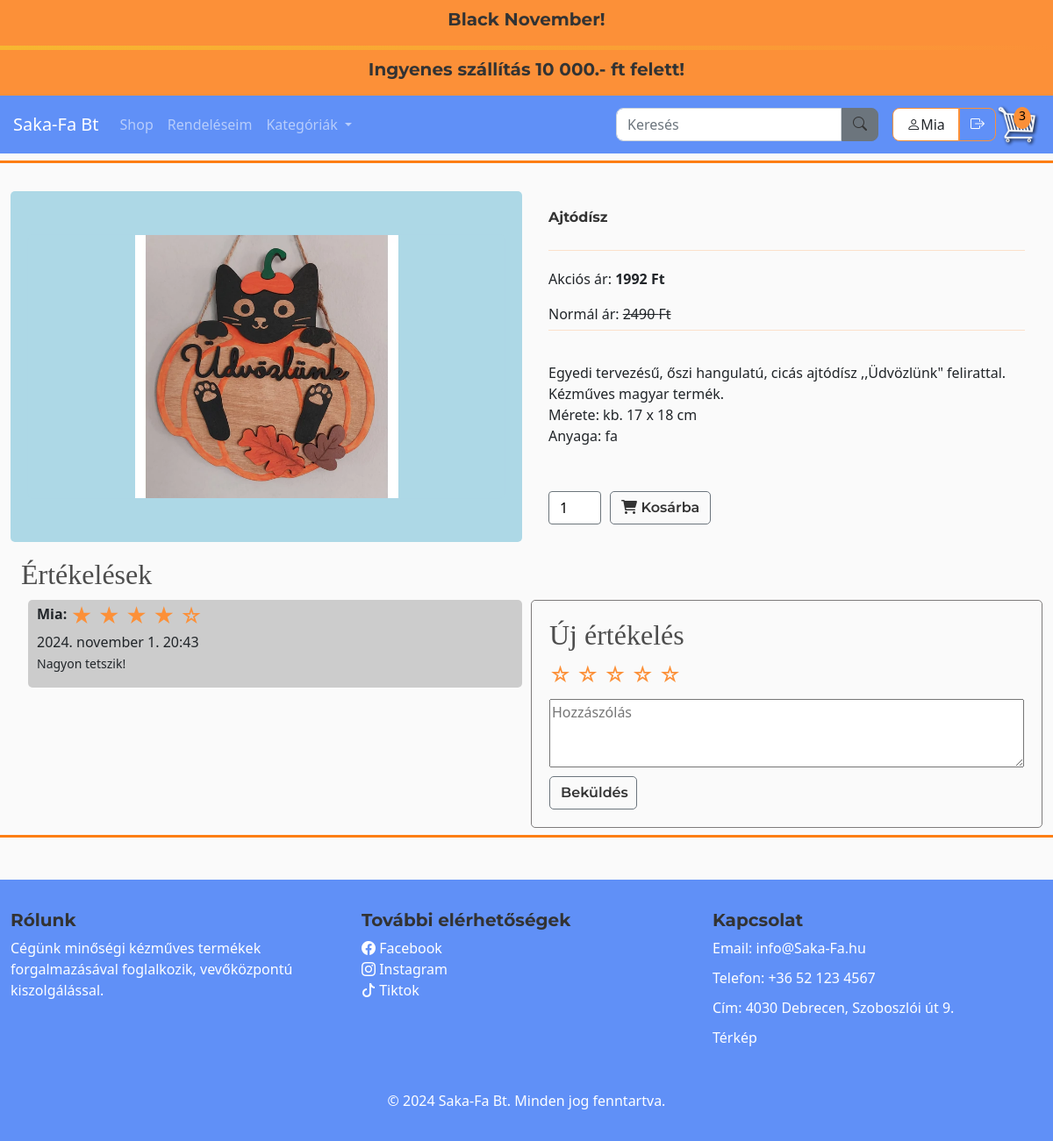
/product/1/ (signed in), run on the app's committed database.
### store/models.py (models this page shows, shortened)
class TopBarText(models.Model):
    title = models.CharField(max_length=100, verbose_name="Cím")
    content = models.TextField(verbose_name="Szöveg")
    updated_at = models.DateTimeField(auto_now=True, verbose_name="Utolsó frissítés")
    class Meta:
        verbose_name = "Top Bar szöveg"
        verbose_name_plural = "Top Bar szövegek"

class Product(models.Model):
    CATEGORY_CHOICES = [
        ('option1', 'FÁBÓL KÉSZÜLT'),
        ('option2', 'KÖTÖTT-HORGOLT'),
        ('option3', 'PÖTTYÖSCICA'),
        ('option4', 'TEXTIL'),
    ]
    name = models.CharField(max_length=200)
    price = models.FloatField()
    discount_percentage = models.FloatField(default=0)  # Kedvezmény százalék mező
    image = models.ImageField(null=True, blank=True)
    description = models.TextField(blank=True)
    category = models.CharField(max_length=10, choices=CATEGORY_CHOICES, default='option1')
    class Meta:
        verbose_name = "Termék"
        verbose_name_plural = "Termékek"
    @property
    def imageURL(self):
        try:
            url = self.image.url
        except:
            url = ''
        return url
    @property
    def discounted_price(self):
        if self.discount_percentage > 0:
            discount_amount = (self.discount_percentage / 100) * self.price
            return round(self.price - discount_amount, 2)
        return self.price

class Review(models.Model):
    RATING_CHOICES = [(i) for i in range(1, 6)]
    product = models.ForeignKey(Product, on_delete=models.CASCADE, related_name='reviews')
    user = models.ForeignKey(User, on_delete=models.CASCADE)
    rating = models.IntegerField(
        default=1,
        validators=[MinValueValidator(1), MaxValueValidator(5)]  # Csak 1 és 5 közötti értékek engedélyezettek
    )
    comment = models.TextField(blank=True, null=True)
    created_at = models.DateTimeField(auto_now_add=True)
    class Meta:
        verbose_name = "Vélemény"
        verbose_name_plural = "Vélemények"
        unique_together = ('user', 'product')

### store/views.py (the view, shortened to what this page needs)
# urls.py: path('product/<int:product_id>/', views.product_detail, name='product_detail'),
def product_detail(request, product_id):
    product = get_object_or_404(Product, id=product_id)
    reviews = Review.objects.filter(product=product)
    form = ReviewForm()
    cart_data = cartData(request)  # Kosár adatok lekérdezése
    cartItems = cart_data['cartItems']  # Kosár tételek száma
    items = cart_data['items']  # Kosár tételek
    cart_total = cart_data['cart_total']  # Kosár végösszegének lekérése
    return render(request, 'store/product_detail.html', {
        'product': product,
        'items': items,
        'cartItems': cartItems,
        'reviews': reviews,
        'form': form,
        'show_cart': request.user.is_authenticated,
        'messages': messages.get_messages(request),
        'cart_total' : cart_total,
    })

### store/templates/store/product_detail.html (shortened to what this page needs)
{% extends "store/main.html" %}
{% load static %}
{% load markdown_extras %}
{% block content %}
<div class="container">
    <div class="row product-row">
        <div class="product-img col-12 col-md-6 content-box">
            <img id="myImg" src="{{ product.imageURL }}" alt="{{ product.name }}" class="thumbnail" data-bs-toggle="modal" data-bs-target="#imageModal">
        </div>
        <div class="product-description col-12 col-md-6 content-box">
            <h6 class="product-name"><strong>{{ product.name }}</strong></h6>
            <hr>
            <div class="product">
                {% if product.discount_percentage > 0 %}
                    <p>Akciós ár: <strong>{{ product.discounted_price|floatformat:0 }} Ft</strong></p>
                    <p>Normál ár: <span style="text-decoration: line-through;">{{ product.price|floatformat:0 }} Ft</span></p>
                {% else %}
                    <p>Ár: <strong>{{ product.price|floatformat:0 }} Ft</strong></p>
                {% endif %}
            </div>
            <hr>
            <div>
                <p>{{ product.description|markdown|safe }}</p>
            </div>
            <div style="margin-top: 20px; display: flex; align-items: center;">
                <input type="number" min="1" value="1" id="quantity-{{ product.id }}" class="custom-quantity-input" style="width: 60px;">
                <button data-product="{{ product.id }}" data-action="add" class="btn btn-outline-secondary add-btn update-cart"><i class="fas fa-shopping-cart"></i> Kosárba</button>
            </div>
        </div>
        <div class="col-12 product-separator">
            <h2>Értékelések</h2>
        </div>
        <div class="col-12 col-md-6 content-box" id="review">
            {% for review in reviews %}
                <div class="review">
                    <strong>{{ review.user.username }}:</strong>
                    <span class="star-rating" data-rating="{{ review.rating}}">
                        {% for i in '12345' %}
                            {% if forloop.counter <= review.rating|add:0 %}
                                <label class="star">★</label>
                            {% else %}
                                <label class="star">☆</label>
                            {% endif %}
                        {% endfor %}
                    </span>
                    <p>{{ review.created_at}}<br><small>{{ review.comment }}</small></p>
                </div>
            {% empty %}
                <p>Nincsenek értékelések.</p>
            {% endfor %}
        </div>
        <div class="col-12 col-md-6 content-box" id="content-box">
            <h2>Új értékelés</h2>
            {% if show_cart %}
                <form method="post" id="review-form">
                    <div class="star-rating">
                        <label for="1-star" class="star">☆</label>
                        <label for="2-stars" class="star">☆</label>
                        <label for="3-stars" class="star">☆</label>
                        <label for="4-stars" class="star">☆</label>
                        <label for="5-stars" class="star">☆</label>
                    </div>
                    <textarea name="comment" rows="3" placeholder="Hozzászólás" required></textarea>
                    <button class="btn btn-outline-secondary" type="submit">Beküldés</button>
                </form>
            {% else %}
                <p>Bejelentkezés szükséges az értékeléshez.</p>
            {% endif %}
        </div>
    </div>
</div>
{% endblock content %}

### store/templates/store/main.html (shortened to what this page needs)
<!DOCTYPE html>
{% load static %}
<html lang="hu">
<head>
    <link href="https://cdnjs.cloudflare.com/ajax/libs/bootstrap-icons/1.10.0/font/bootstrap-icons.min.css" rel="stylesheet">
    <link rel="stylesheet" href="https://cdnjs.cloudflare.com/ajax/libs/font-awesome/6.0.0-beta3/css/all.min.css">
    <link href="https://cdn.jsdelivr.net/npm/bootstrap@5.0.2/dist/css/bootstrap.min.css" rel="stylesheet">
    <link rel="stylesheet" type="text/css" href="{% static 'css/main.css' %}">
</head>
<body>
    <div class="TopBar">
        <div class="container">
            <div class="row">
                <div class="col-12">
                    <div class="custom-banner marquee">
                        {% for text in topbar_texts %}
                            <h4>{{ text.title }}</h4>
                        {% endfor %}
                    </div>
                </div>
                <div class="animated-divider"></div>
                <div class="col-12">
                    <div class="custom-banner marquee">
                        {% for text in topbar_texts %}
                            <h4>{{ text.content }}</h4>
                        {% endfor %}
                    </div>
                </div>
            </div>
        </div>
    </div>
    <nav class="navbar navbar-expand-lg navbar-dark bg-primary">
        <a class="navbar-brand" href="{% url 'index' %}">Saka-Fa Bt</a>
        <div class="collapse navbar-collapse" id="navbarSupportedContent">
            <ul class="navbar-nav me-auto">
                <li class="nav-item active">
                    <a class="nav-link" href="{% url 'store' %}">Shop<span class="sr-only">(current)</span></a>
                </li>
                <li class="nav-item active">
                    <a class="nav-link" href="{% url 'order_list' %}">Rendeléseim</a>
                </li>
                <li class="nav-item dropdown">
                    <a class="nav-link dropdown-toggle" href="#" id="navbarDropdown" role="button" data-bs-toggle="dropdown" aria-haspopup="true" aria-expanded="false">
                        Kategóriák
                    </a>
                </li>
            </ul>
            <form class="d-flex align-items-center my-2 my-lg-0" method="GET" action="{% url 'search' %}">
                <input class="form-control me-2" type="search" name="q" placeholder="Keresés" aria-label="Search">
                <button class="btn btn-secondary me-2 custom-button" type="submit"><i class="bi bi-search"></i></button>
            </form>
            <div class="d-flex align-items-center">
                <div class="user-status" style="display: flex; align-items: center;">
                    {% if user.is_authenticated %}
                        <p class="user"><i class="bi bi-person"></i>{{ user.username }}</p>
                        <form id="logout-form" method="POST" action="{% url 'logout' %}">
                            <button class="btn btn-outline-warning user-btn logout"><i class="bi bi-box-arrow-right"></i></button>
                        </form>
                    {% else %}
                        <a href="{% url 'login' %}" class="btn btn-outline-warning user-btn login"><i class="bi bi-box-arrow-in-right"></i> Bejelentkezés</a>
                    {% endif %}
                </div>
                {% if user.is_authenticated %}
                    <div class="cart-container">
                        <a href="{% url 'cart' %}" id="cart-icon-link">
                            <span id="cart-total">{{ cartItems }}</span>
                        </a>
                    </div>
                {% endif %}
            </div>
        </div>
    </nav>
<div class="separator"></div>
<div class="container">
    <br>
    {% block content %}
    {% endblock content %}
</div>
<div class="separator"></div>
<footer class="footer  text-white mt-5 py-4">
    <div class="container">
        <div class="row">
            <div class="col-lg-4 col-md-6 mb-4">
                <h4>Rólunk</h4>
                <p>Cégünk minőségi kézműves termékek forgalmazásával foglalkozik, vevőközpontú kiszolgálással.</p>
            </div>
            <div class="col-lg-4 col-md-6 mb-4">
                <h4>További elérhetőségek</h4>
                <ul class="list-unstyled">
                    <i class="bi bi-facebook"></i>  <a href="https://www.facebook.com" target="_blank">Facebook</a>
                    <br><i class="bi bi-instagram"></i>  <a href="https://www.instagram.com" target="_blank">Instagram</a><br>
                    <i class="bi bi-tiktok"></i>  <a href="https://www.tiktok.com" target="_blank">Tiktok</a>
                </ul>
            </div>
            <div class="col-lg-4 col-md-6 mb-4">
                <h4>Kapcsolat</h4>
                <p>Email: info@Saka-Fa.hu</p>
                <p>Telefon: +36 52 123 4567</p>
                <p>Cím: 4030 Debrecen, Szoboszlói út 9.</p>
                <a href=https://maps.app.goo.gl/HWCYh1pYbSjcLcac6 target="_blank">Térkép</a>
            </div>
        </div>
        <div class="text-center mt-4">
            <p>&copy; 2024 Saka-Fa Bt. Minden jog fenntartva.</p>
        </div>
    </div>
</footer>
</body>
</html>

### data on the page
TopBarText: title "Black November!", content "Ingyenes szállítás 10 000.- ft felett!"
Product: imageURL (picture), name "Ajtódísz", discounted_price "1992", price "2490", description "Egyedi tervezésű, őszi hangulatú, cicás ajtódísz ,,Üdvözlünk\" felirattal. Kézműves magyar termék. Mérete: kb. 17 x 18 cm Anyaga: fa", id "1"
Review: user.username "Mia", rating 4 (drawn), created_at "2024. november 1. 20:43", comment "Nagyon tetszik!"

### other printed values
{{ user.username }} "Mia"
{{ cartItems }} "3"
